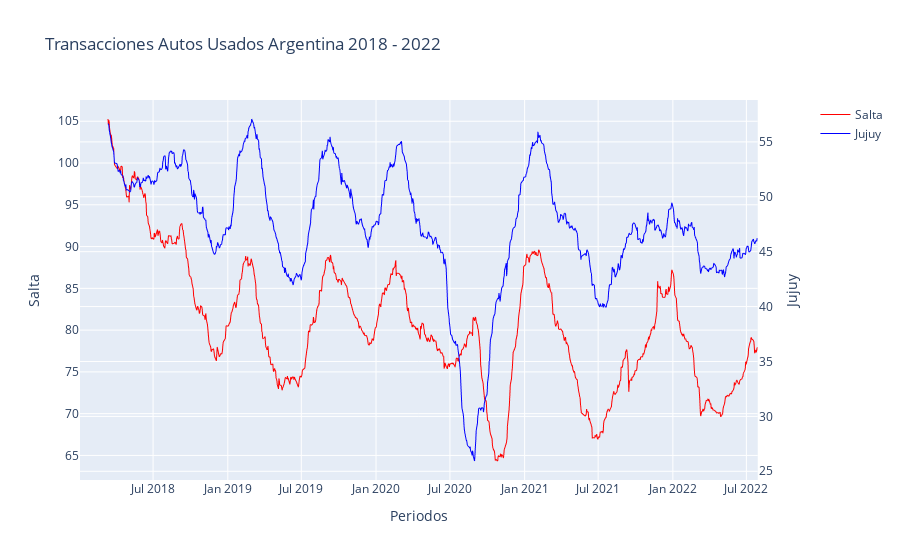

Notebook code cell kept with this figure:
### Code cell
get_line_plot(df_ts, "tramite_fecha", "Salta", "Jujuy", rolling = True, periods = 48)

### Figure 1 — Plotly figure (JSON) as saved in the notebook; plotly's stock layout.template omitted (floating-point values rounded to 4 significant figures; data arrays with more than 128 entries replaced by an {"elided": "..."} marker saying what was removed)
{"data": [{"hovertemplate": "tramite_fecha=%{x}<br>Salta=%{y}<extra></extra>", "legendgroup": "", "line": {"color": "red", "dash": "solid", "width": 1}, "mode": "lines", "name": "Salta", "showlegend": true, "type": "scattergl", "x": {"elided": "1138 str values"}, "xaxis": "x", "y": {"elided": "1138 float values"}, "yaxis": "y"}, {"hovertemplate": "tramite_fecha=%{x}<br>Jujuy=%{y}<extra></extra>", "legendgroup": "", "line": {"color": "#0000ff", "dash": "solid", "width": 1}, "mode": "lines", "name": "Jujuy", "showlegend": true, "type": "scattergl", "x": {"elided": "1138 str values"}, "xaxis": "x", "y": {"elided": "1138 float values"}, "yaxis": "y2"}], "layout": {"autosize": true, "title": {"text": "Transacciones Autos Usados Argentina 2018 - 2022"}, "xaxis": {"anchor": "y", "autorange": true, "domain": [0, 0.94], "range": ["2018-01-02", "2022-07-29"], "title": {"text": "Periodos"}, "type": "date"}, "yaxis": {"anchor": "x", "autorange": true, "domain": [0, 1], "range": [62.06, 107.5], "title": {"text": "Salta"}, "type": "linear"}, "yaxis2": {"anchor": "x", "autorange": true, "overlaying": "y", "range": [24.21, 58.81], "side": "right", "title": {"text": "Jujuy"}, "type": "linear"}}}
